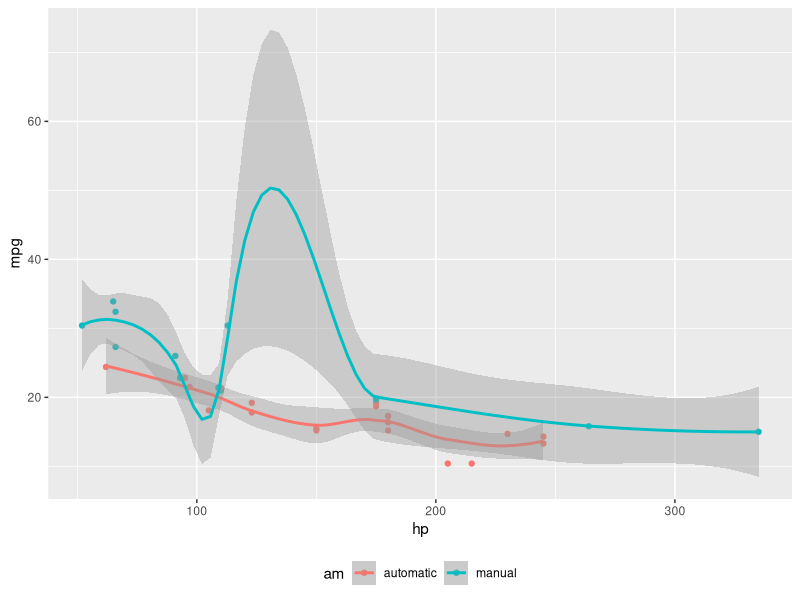
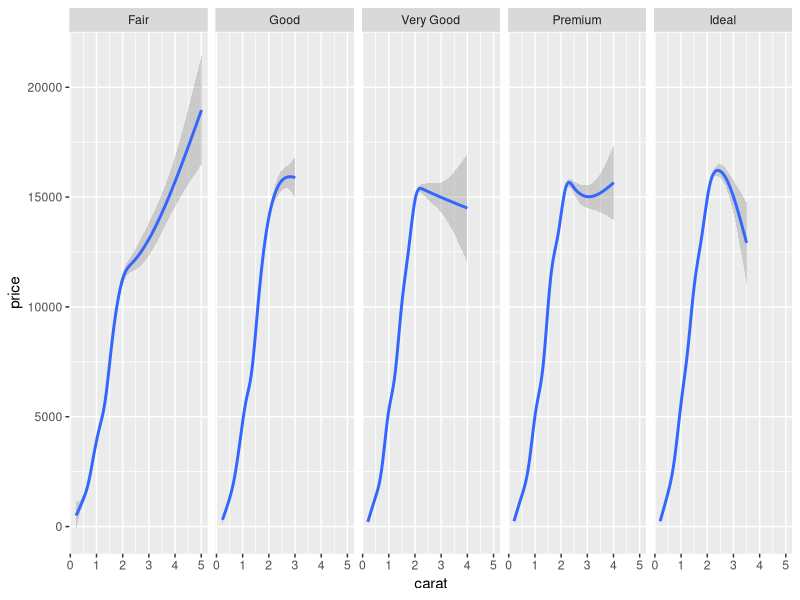

These figures' R source, in order:
## ---- chunk 1
#| label: fig-margin
#| fig-cap: "MPG vs horsepower, colored by transmission."
#| column: margin
#| message: false
library(ggplot2)
mtcars2 <- mtcars
mtcars2$am <- factor(
  mtcars$am, labels = c('automatic', 'manual')
)
ggplot(mtcars2, aes(hp, mpg, color = am)) +
  geom_point() + geom_smooth() +
  theme(legend.position = 'bottom')
## ---- chunk 2
#| label: fullwidth
#| fig-cap: "A full width figure."
#| fig-width: 11
#| fig-height: 3
#| fig-column: page-right
#| warning: false
ggplot(diamonds, aes(carat, price)) + geom_smooth() +
  facet_grid(~ cut)
